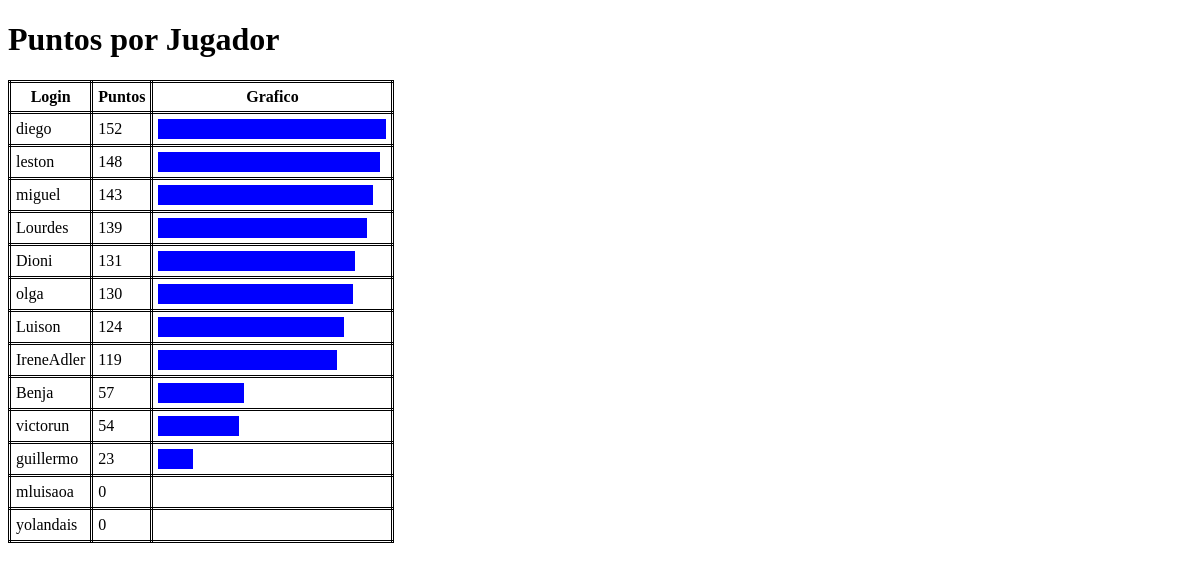
Before: /puntos.php with the older database file.
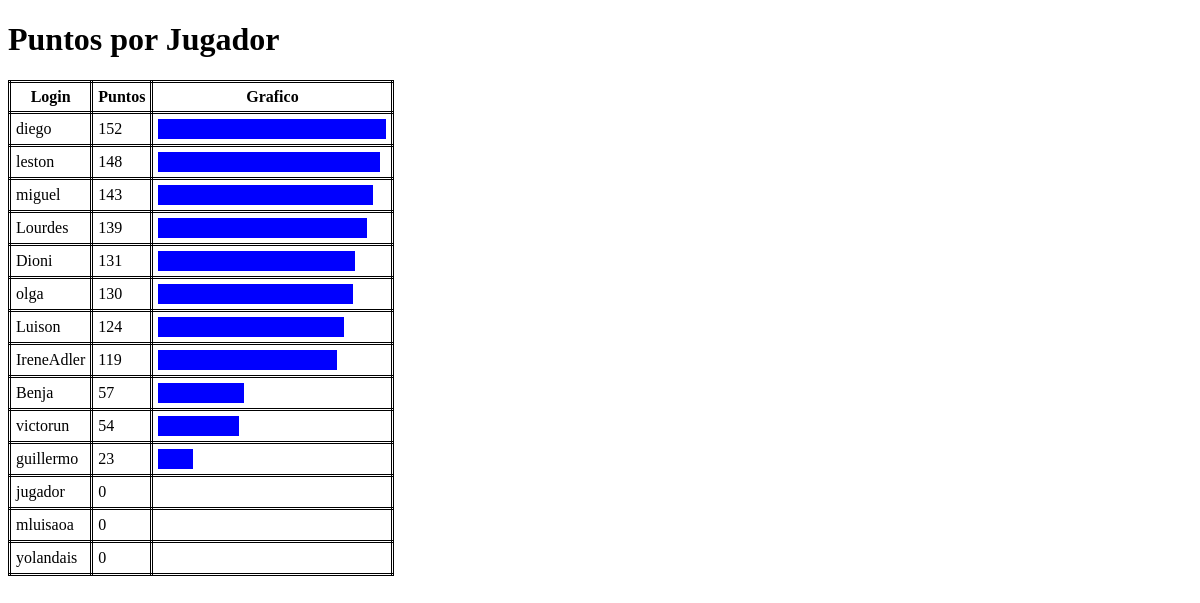
After: the same page with the newer database file.
### tables this page shows
CREATE TABLE `jugador` (
  `nombre` varchar(25) NOT NULL,
  `login` varchar(15) NOT NULL,
  `clave` varchar(40) NOT NULL,
  `puntos` int(11) NOT NULL DEFAULT 0,
  `extra` int(11) NOT NULL
);

### puntos.php (the view, shortened to what this page needs)
<?PHP
function puntuaciones() {
    $conn = conectarBD();
    $sql = "SELECT login, puntos FROM jugador ORDER BY puntos DESC";
    $resultado = $conn->query($sql);
    if ($resultado->num_rows > 0) {
        while($fila = $resultado->fetch_assoc()) {
            echo "<tr>
                        <td style='border: 3px double black; padding: 5px;'>" . htmlspecialchars($fila["login"]) . "</td>
                        <td style='border: 3px double black; padding: 5px;'>" . htmlspecialchars($fila["puntos"]) . "</td>
                        <td style='border: 3px double black; padding: 5px;'>
                            <div style='background-color:blue; height:20px; width:" . ($fila["puntos"] * 1.5) . "px;'></div>
                    </tr>";
        }
    }
}
?>
<!DOCTYPE html>
<html lang="en">
<head>
</head>
<body>
    <h1>Puntos por Jugador</h1>
    <table style="border: 3px double black; border-collapse: collapse;">
    <thead>
        <tr>
            <th style="border: 3px double black; padding: 5px;">Login</th>
            <th style="border: 3px double black; padding: 5px;">Puntos</th>
            <th style="border: 3px double black; padding: 5px;">Grafico</th>
        </tr>
    </thead>
    <tbody>
        <?php puntuaciones(); ?>
    </tbody>
</table>
</body>
</html>

Changed rows visible on the page:
added jugador: login "jugador", puntos "0"
